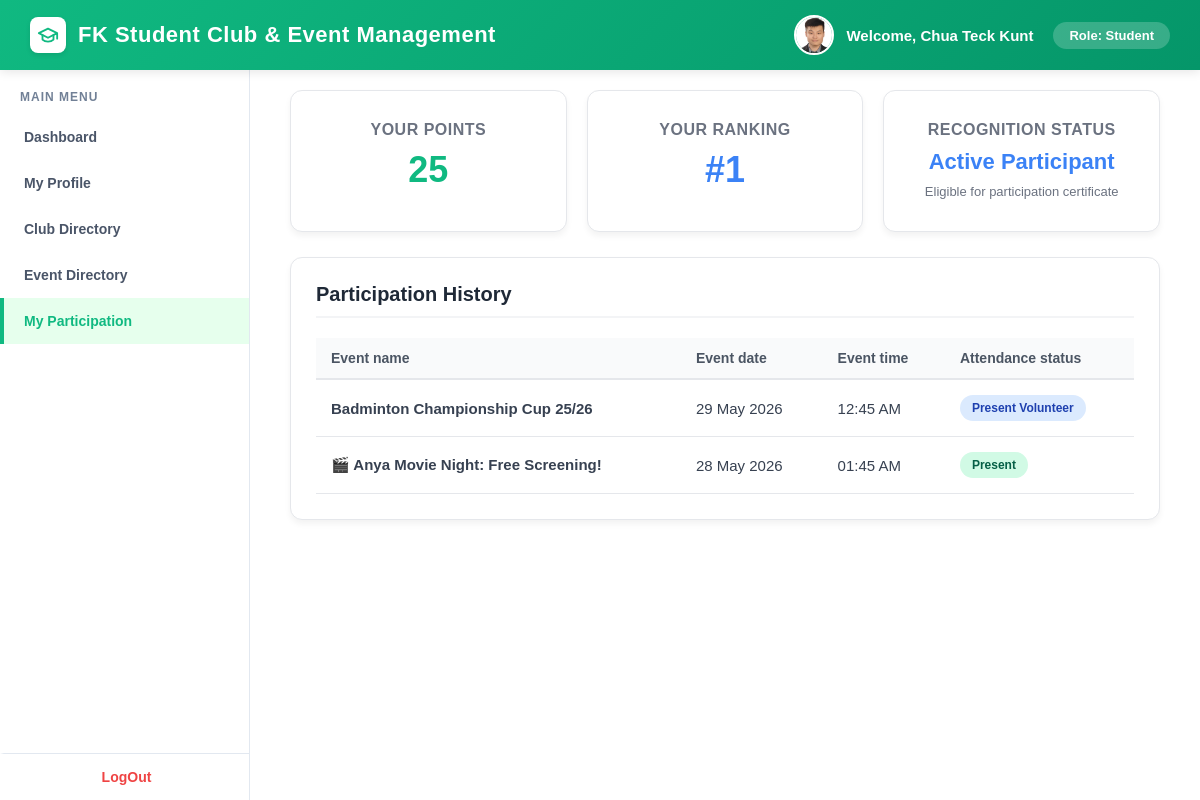
The page /student/student_participation_dashboard.php (signed in) on the database its author committed.
### tables this page shows
CREATE TABLE `students` (
  `userID` varchar(100) NOT NULL,
  `stu_ID` varchar(10) DEFAULT NULL,
  `stu_name` varchar(100) DEFAULT NULL,
  `stu_email` varchar(100) DEFAULT NULL,
  `stu_address` varchar(255) DEFAULT NULL,
  `stu_role` varchar(50) DEFAULT NULL,
  `stu_contact_no` varchar(15) DEFAULT NULL,
  `stu_profile_photo` varchar(255) DEFAULT NULL
);

CREATE TABLE `attendance` (
  `attendanceID` varchar(100) NOT NULL,
  `attendance_date` date DEFAULT NULL,
  `attendance_time` time DEFAULT NULL,
  `attendance_status` varchar(20) DEFAULT NULL,
  `eventID` varchar(100) DEFAULT NULL,
  `userID` varchar(100) DEFAULT NULL
);

CREATE TABLE `events` (
  `eventID` varchar(100) NOT NULL,
  `event_title` varchar(100) DEFAULT NULL,
  `event_desc` varchar(255) DEFAULT NULL,
  `event_date` date DEFAULT NULL,
  `event_time` time DEFAULT NULL,
  `event_venue` varchar(100) DEFAULT NULL,
  `event_max_participants` int DEFAULT NULL,
  `attendance_qr` varchar(100) DEFAULT NULL
);

### student/student_login_materials.php (called while the page is built, shortened)
<?php
require_once '../db_connection.php';
$userID = $_SESSION['userID'];
$username = $_SESSION['user_username'];
$active_role = $_SESSION['active_role'] ?? 'Student';
$sql_profile = "SELECT stu_ID, stu_name, stu_email, stu_contact_no, stu_address, stu_profile_photo FROM students WHERE userID = '$userID'";
$result_profile = mysqli_query($link, $sql_profile);
if ($result_profile && mysqli_num_rows($result_profile) > 0) {
    $row = mysqli_fetch_assoc($result_profile);
    $stu_name = !empty($row['stu_name']) ? $row['stu_name'] : $username;
    $photo_path = !empty($row['stu_profile_photo']) ? $row['stu_profile_photo'] : "";
}
?>

### student/student_participation_dashboard.php (the view, shortened to what this page needs)
<?php
require_once 'student_login_materials.php';
$points_query = "SELECT SUM(point_value) AS calculated_total FROM points WHERE userID = '$userID'";
$points_result = mysqli_query($link, $points_query);
$total_points = 0;
if ($points_result && mysqli_num_rows($points_result) > 0) {
    $row = mysqli_fetch_assoc($points_result);
    $total_points = $row['calculated_total'] ? (int)$row['calculated_total'] : 0;
}
$rank_query = "
    SELECT COUNT(*) + 1 AS ranking
    FROM (
        SELECT userID, SUM(point_value) as total_pts
        FROM points
        GROUP BY userID
    ) AS user_totals
    WHERE total_pts > $total_points
";
$rank_result = mysqli_query($link, $rank_query);
$user_ranking = "-";
if ($rank_result && mysqli_num_rows($rank_result) > 0) {
    $row = mysqli_fetch_assoc($rank_result);
    $user_ranking = "#" . $row['ranking'];
}
$history_query = "SELECT e.event_title, e.event_date, e.event_time, a.attendance_status
                  FROM attendance a
                  JOIN events e ON a.eventID = e.eventID
                  WHERE a.userID = '$userID'
                  ORDER BY e.event_date DESC, e.event_time DESC";
$history_result = mysqli_query($link, $history_query);
$recognition_level = "";
$enforcement_msg = "";
$level_color_class = "";
if ($total_points >= 80) {
    $recognition_level = "Outstanding Participant";
    $enforcement_msg = "Eligible for leadership award / priority in event registration";
    $level_color_class = "text-purple";
} elseif ($total_points >= 50) {
    $recognition_level = "Highly Active Student";
    $enforcement_msg = "Eligible for active student award / bonus points";
    $level_color_class = "text-green";
} elseif ($total_points >= 20) {
    $recognition_level = "Active Participant";
    $enforcement_msg = "Eligible for participation certificate";
    $level_color_class = "text-blue";
} else {
    $recognition_level = "Warning";
    $enforcement_msg = "Reminder to participate more";
    $level_color_class = "text-red";
}
?>
<!DOCTYPE html>
<html lang="en">
<head>
</head>
<body>
    <?php include 'student_background.php'; ?>
    <div class="content-area">
        <div class="stats-grid">
            <div class="stat-card">
                <div class="stat-title">Your points</div>
                <div class="stat-value text-green"><?php echo $total_points; ?></div>
            </div>
            <div class="stat-card">
                <div class="stat-title">Your ranking</div>
                <div class="stat-value text-blue"><?php echo $user_ranking; ?></div>
            </div>
            <div class="stat-card">
                <div class="stat-title">Recognition Status</div>
                <div class="stat-value <?php echo $level_color_class; ?>" style="font-size: 22px; margin-bottom: 8px;">
                    <?php echo $recognition_level; ?>
                </div>
                <div class="enforcement_msg">
                    <?php echo $enforcement_msg; ?>
                </div>
            </div>
        </div>
        <div class="history-card">
            <div class="history-title">Participation History</div>
            <div class="table-responsive">
                <table class="history-table">
                    <thead>
                        <tr>
                            <th>Event name</th>
                            <th>Event date</th>
                            <th>Event time</th>
                            <th>Attendance status</th>
                        </tr>
                    </thead>
                    <tbody>
                        <?php
                        if ($history_result && mysqli_num_rows($history_result) > 0) {
                            while ($event = mysqli_fetch_assoc($history_result)) {
                                $formatted_date = date("d M Y", strtotime($event['event_date']));
                                $formatted_time = date("h:i A", strtotime($event['event_time']));
                                $status = htmlspecialchars($event['attendance_status']);
                                $badge_class = strtolower($status);
                                echo "<tr>";
                                echo "<td><strong>" . htmlspecialchars($event['event_title']) . "</strong></td>";
                                echo "<td>" . $formatted_date . "</td>";
                                echo "<td>" . $formatted_time . "</td>";
                                echo "<td><span class='status-badge {$badge_class}'>{$status}</span></td>";
                                echo "</tr>";
                            }
                        } else {
                            echo "<tr><td colspan='4' class='empty-state'>No participation history found.</td></tr>";
                        }
                        ?>
                    </tbody>
                </table>
            </div>
        </div>
    </div>
    </div>
</body>
</html>

### student/student_background.php (shortened to what this page needs)
<?php
$current_page = basename($_SERVER['PHP_SELF']);
?>
<?php if ($active_role === 'Student'): ?>
    <div class="student">
        <div class="top-bar">
            <div class="system-title">
                <div class="system-logo">
                    <svg xmlns="http://www.w3.org/2000/svg" width="22" height="22" viewBox="0 0 24 24" fill="none" stroke="currentColor" stroke-width="2" stroke-linecap="round" stroke-linejoin="round">
                        <path d="M22 10v6M2 10l10-5 10 5-10 5z"/>
                        <path d="M6 12v5c3 3 9 3 12 0v-5"/>
                     </svg>
                </div>
                FK Student Club & Event Management
            </div>
            <div class="user-profile-section">
                <div class="profile-group">
                    <div class="top-bar-photo">
                        <?php if (!empty($photo_path)): ?>
                            <img src="<?php echo htmlspecialchars($photo_path); ?>" alt="Profile" style="width: 100%; height: 100%; object-fit: cover;">
                        <?php else: ?>
                            <?php echo strtoupper(substr($stu_name, 0, 1)); ?>
                        <?php endif; ?>
                     </div>
                    <div class="welcome-text">Welcome, <?php echo htmlspecialchars($stu_name); ?></div>
                </div>
                <div class="role-badge">Role: <?php echo htmlspecialchars($active_role); ?></div>
            </div>
        </div>
        <div class="main-layout">
            <div class="sidebar">
                <div class="sidebar-title">Main Menu</div>
                <a href="student_dashboard.php" class="<?= ($current_page == 'student_dashboard.php') ? 'active' : '' ?>">Dashboard</a>
                <a href="profile_dashboard.php" class="<?= ($current_page == 'profile_dashboard.php') ? 'active' : '' ?>">My Profile</a>
                <a href="club_directory.php" class="<?= ($current_page == 'club_directory.php' || $current_page == 'club_details.php') ? 'active' : '' ?>">Club Directory</a>
                <a href="event_directory.php" class="<?= ($current_page == 'event_directory.php' || $current_page == 'browse_event.php') ? 'active' : '' ?>">Event Directory</a>
                <a href="student_participation_dashboard.php" class="<?= ($current_page == 'student_participation_dashboard.php') ? 'active' : '' ?>">My Participation</a>
                <a href="../logout.php" class="logout-btn">LogOut</a>
            </div>
<?php endif; ?>

### student/student_participation_dashboard.php (style rules this page uses)
.stats-grid { display: grid; grid-template-columns: repeat(3, 1fr); gap: 20px; margin-bottom: 25px; }
.stat-card { background-color: #ffffff; border: 1px solid #e5e7eb; border-radius: 12px; padding: 30px 20px; text-align: center; box-shadow: 0 4px 6px rgba(0, 0, 0, 0.05); transition: transform 0.2s ease, box-shadow 0.2s ease; }
.enforcement_msg { font-size: 13px; color: #6b7280; line-height: 1.4; padding: 0 10px; }
.stat-title { font-size: 16px; color: #6b7280; font-weight: 600; text-transform: uppercase; letter-spacing: 0.5px; margin-bottom: 10px; }
.stat-value { font-size: 36px; font-weight: 800; }
.text-green { color: #10b981; }
.text-blue { color: #3b82f6; }
.history-card { background-color: #ffffff; border: 1px solid #e5e7eb; border-radius: 12px; padding: 25px; box-shadow: 0 4px 6px rgba(0, 0, 0, 0.05); }
.history-title { font-size: 20px; font-weight: bold; color: #1f2937; margin-bottom: 20px; border-bottom: 2px solid #f3f4f6; padding-bottom: 10px; }
.table-responsive { width: 100%; overflow-x: auto; }
.history-table { width: 100%; border-collapse: collapse; text-align: left; }
.history-table th { background-color: #f9fafb; color: #4b5563; font-size: 14px; font-weight: 600; padding: 12px 15px; border-bottom: 2px solid #e5e7eb; }
.history-table td { padding: 15px; font-size: 15px; color: #374151; border-bottom: 1px solid #e5e7eb; }
.status-badge { display: inline-block; padding: 6px 12px; border-radius: 20px; font-size: 12px; font-weight: bold; text-transform: capitalize; }
.status-badge.present { background-color: #d1fae5; color: #065f46; }
.status-badge.volunteer { background-color: #dbeafe; color: #1e40af; }

### student/student_background.php (style rules this page uses)
* { margin: 0; padding: 0; box-sizing: border-box; font-family: Arial, Helvetica, sans-serif; }
.student .top-bar { background: linear-gradient(135deg, #10b981 0%, #059669 100%); color: white; box-shadow: 0 2px 10px rgba(0,0,0,0.1); position: fixed; top: 0; left: 0; width: 100%; height: 70px; z-index: 1000; box-sizing: border-box; display: flex; justify-content: space-between; align-items: center; padding: 0 30px; }
.student .system-title { font-size: 22px; font-weight: bold; letter-spacing: 0.5px; display: flex; align-items: center; gap: 12px; }
.student .system-logo { width: 36px; height: 36px; background-color: white; color: #10b981; border-radius: 8px; display: flex; justify-content: center; align-items: center; box-shadow: 0 2px 5px rgba(0,0,0,0.1); }
.student .user-profile-section { display: flex; align-items: center; gap: 20px; }
.student .profile-group { display: flex; align-items: center; gap: 12px; }
.student .top-bar-photo { width: 40px; height: 40px; background-color: rgba(255,255,255,0.2); border-radius: 50%; border: 2px solid white; display: flex; justify-content: center; align-items: center; overflow: hidden; font-size: 14px; font-weight: bold; }
.student .welcome-text { font-size: 15px; font-weight: bold; }
.student .role-badge { background-color: rgba(255,255,255,0.2); padding: 6px 16px; border-radius: 20px; font-size: 13px; font-weight: bold; }
.student .main-layout { display: flex; flex: 1; overflow: hidden; }
.student .sidebar { position: fixed; height: calc(100vh - 70px); overflow-y: auto; box-sizing: border-box; top: 70px; width: 250px; background-color: white; border-right: 1px solid #e2e8f0; padding-top: 20px; display: flex; flex-direction: column; flex-shrink: 0; }
.student .sidebar-title { padding: 0 20px 10px 20px; font-size: 12px; text-transform: uppercase; color: #718096; font-weight: bold; letter-spacing: 1px; }
.student .sidebar a { padding: 15px 20px; color: #4a5568; text-decoration: none; font-weight: bold; font-size: 14px; border-left: 4px solid transparent; transition: all 0.3s; }
.student .sidebar a.active { background-color: #e6ffed; color: #10b981; border-left: 4px solid #10b981; }
.student .logout-btn { margin-top: auto; border-top: 1px solid #e2e8f0; color: #ef4444 !important; text-align: center; }
.student .content-area { flex: 1; padding: 40px; overflow-y: auto; width: calc(100% - 250px); margin-left: 250px; padding-top: 90px; min-height: 100vh; box-sizing: border-box; }

### rows shown on the page
students: stu_profile_photo (picture), stu_name "Chua Teck Kunt"
attendance: eventID.event_title "Badminton Championship Cup 25/26", eventID.event_date "29 May 2026", eventID.event_time "12:45 AM", attendance_status "Present Volunteer"
attendance: eventID.event_title "🎬 Anya Movie Night: Free Screening!", eventID.event_date "28 May 2026", eventID.event_time "01:45 AM", attendance_status "Present"

### other values the page prints
$active_role "Student"
$total_points "25"
$user_ranking "#1"
$recognition_level "Active Participant"
$enforcement_msg "Eligible for participation certificate"
